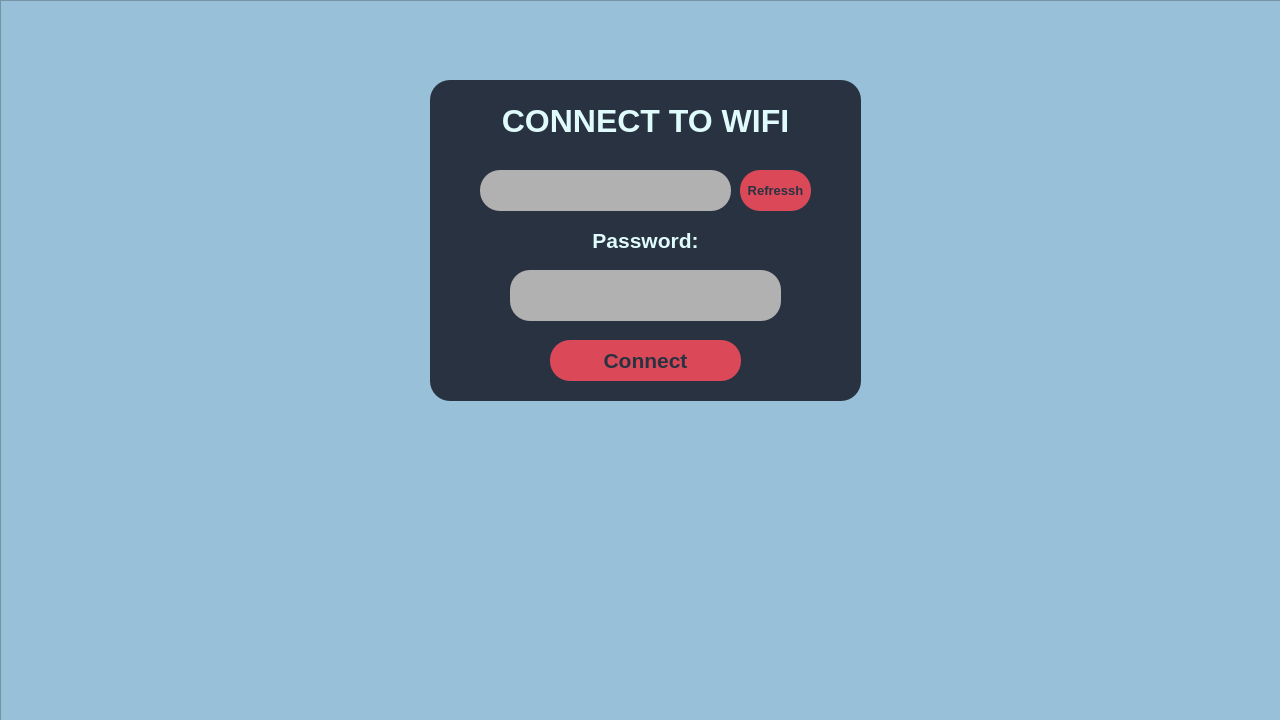
<?xml version="1.0" encoding="UTF-8"?>
<ui version="4.0">
 <class>MainWindow</class>
 <widget class="QMainWindow" name="MainWindow">
  <property name="geometry">
   <rect>
    <x>0</x>
    <y>0</y>
    <width>1280</width>
    <height>720</height>
   </rect>
  </property>
  <property name="minimumSize">
   <size>
    <width>1024</width>
    <height>600</height>
   </size>
  </property>
  <property name="maximumSize">
   <size>
    <width>1920</width>
    <height>1080</height>
   </size>
  </property>
  <property name="windowTitle">
   <string>MainWindow</string>
  </property>
  <property name="styleSheet">
   <string notr="true">QMainWindow {background: transparent; }
QToolTip {
	color: #ffffff;
	background-color: rgba(27, 29, 35, 160);
	border: 1px solid rgb(40, 40, 40);
	border-radius: 2px;
}</string>
  </property>
  <widget class="QWidget" name="centralwidget">
   <property name="styleSheet">
    <string notr="true">background: transparent;
color: rgb(210, 210, 210);</string>
   </property>
   <widget class="QFrame" name="frame">
    <property name="geometry">
     <rect>
      <x>0</x>
      <y>0</y>
      <width>1281</width>
      <height>721</height>
     </rect>
    </property>
    <property name="styleSheet">
     <string notr="true">background-color: #98C1D9;

</string>
    </property>
    <property name="frameShape">
     <enum>QFrame::StyledPanel</enum>
    </property>
    <property name="frameShadow">
     <enum>QFrame::Raised</enum>
    </property>
    <widget class="QFrame" name="frame_2">
     <property name="geometry">
      <rect>
       <x>430</x>
       <y>80</y>
       <width>431</width>
       <height>321</height>
      </rect>
     </property>
     <property name="styleSheet">
      <string notr="true">background-color: #293241;
border-radius: 20px;
color: #E0FBFC;</string>
     </property>
     <property name="frameShape">
      <enum>QFrame::StyledPanel</enum>
     </property>
     <property name="frameShadow">
      <enum>QFrame::Raised</enum>
     </property>
     <widget class="QLabel" name="label">
      <property name="geometry">
       <rect>
        <x>30</x>
        <y>10</y>
        <width>371</width>
        <height>61</height>
       </rect>
      </property>
      <property name="font">
       <font>
        <pointsize>24</pointsize>
        <weight>75</weight>
        <bold>true</bold>
       </font>
      </property>
      <property name="styleSheet">
       <string notr="true"/>
      </property>
      <property name="text">
       <string>CONNECT TO WIFI</string>
      </property>
      <property name="alignment">
       <set>Qt::AlignCenter</set>
      </property>
     </widget>
     <widget class="QLineEdit" name="password_wifi">
      <property name="geometry">
       <rect>
        <x>80</x>
        <y>190</y>
        <width>271</width>
        <height>51</height>
       </rect>
      </property>
      <property name="font">
       <font>
        <pointsize>15</pointsize>
       </font>
      </property>
      <property name="styleSheet">
       <string notr="true">background-color: rgb(177, 177, 177);
color: rgb(0, 0, 0);</string>
      </property>
      <property name="alignment">
       <set>Qt::AlignCenter</set>
      </property>
     </widget>
     <widget class="QPushButton" name="connect_wifi">
      <property name="geometry">
       <rect>
        <x>120</x>
        <y>260</y>
        <width>191</width>
        <height>41</height>
       </rect>
      </property>
      <property name="minimumSize">
       <size>
        <width>150</width>
        <height>30</height>
       </size>
      </property>
      <property name="font">
       <font>
        <family>Segoe UI</family>
        <pointsize>16</pointsize>
        <weight>75</weight>
        <bold>true</bold>
       </font>
      </property>
      <property name="styleSheet">
       <string notr="true">QPushButton {
	border-radius: 20px;	
	background-color: #db4959;
	color: #293241;
}
QPushButton:hover {
	background-color:#EE6C4D;
}
QPushButton:pressed {	
	background-color: #EE6C4D;
}</string>
      </property>
      <property name="text">
       <string>Connect</string>
      </property>
      <property name="icon">
       <iconset>
        <normaloff>../icons/24x24/cil-check.png</normaloff>../icons/24x24/cil-check.png</iconset>
      </property>
      <property name="iconSize">
       <size>
        <width>24</width>
        <height>24</height>
       </size>
      </property>
     </widget>
     <widget class="QComboBox" name="ssids_selection">
      <property name="geometry">
       <rect>
        <x>50</x>
        <y>90</y>
        <width>251</width>
        <height>41</height>
       </rect>
      </property>
      <property name="styleSheet">
       <string notr="true">QComboBox::drop-down {border-width: 0px;} QComboBox::down-arrow {image: url(noimg); border-width: 0px;}
QComboBox {
	background-color: rgb(177, 177, 177);
	color: rgb(0, 0, 0);
}</string>
      </property>
     </widget>
     <widget class="QLabel" name="label_2">
      <property name="geometry">
       <rect>
        <x>30</x>
        <y>140</y>
        <width>371</width>
        <height>41</height>
       </rect>
      </property>
      <property name="font">
       <font>
        <pointsize>16</pointsize>
        <weight>75</weight>
        <bold>true</bold>
       </font>
      </property>
      <property name="styleSheet">
       <string notr="true"/>
      </property>
      <property name="text">
       <string>Password:</string>
      </property>
      <property name="alignment">
       <set>Qt::AlignCenter</set>
      </property>
     </widget>
     <widget class="QPushButton" name="refresh_wifi">
      <property name="geometry">
       <rect>
        <x>310</x>
        <y>90</y>
        <width>71</width>
        <height>41</height>
       </rect>
      </property>
      <property name="font">
       <font>
        <pointsize>10</pointsize>
        <weight>75</weight>
        <bold>true</bold>
       </font>
      </property>
      <property name="styleSheet">
       <string notr="true">QPushButton {
	border-radius: 20px;	
	background-color: #db4959;
	color: #293241;
}
QPushButton:hover {
	background-color:#EE6C4D;
}
QPushButton:pressed {	
	background-color: #EE6C4D;
}</string>
      </property>
      <property name="text">
       <string>Refressh</string>
      </property>
     </widget>
    </widget>
   </widget>
  </widget>
 </widget>
 <resources/>
 <connections/>
</ui>
